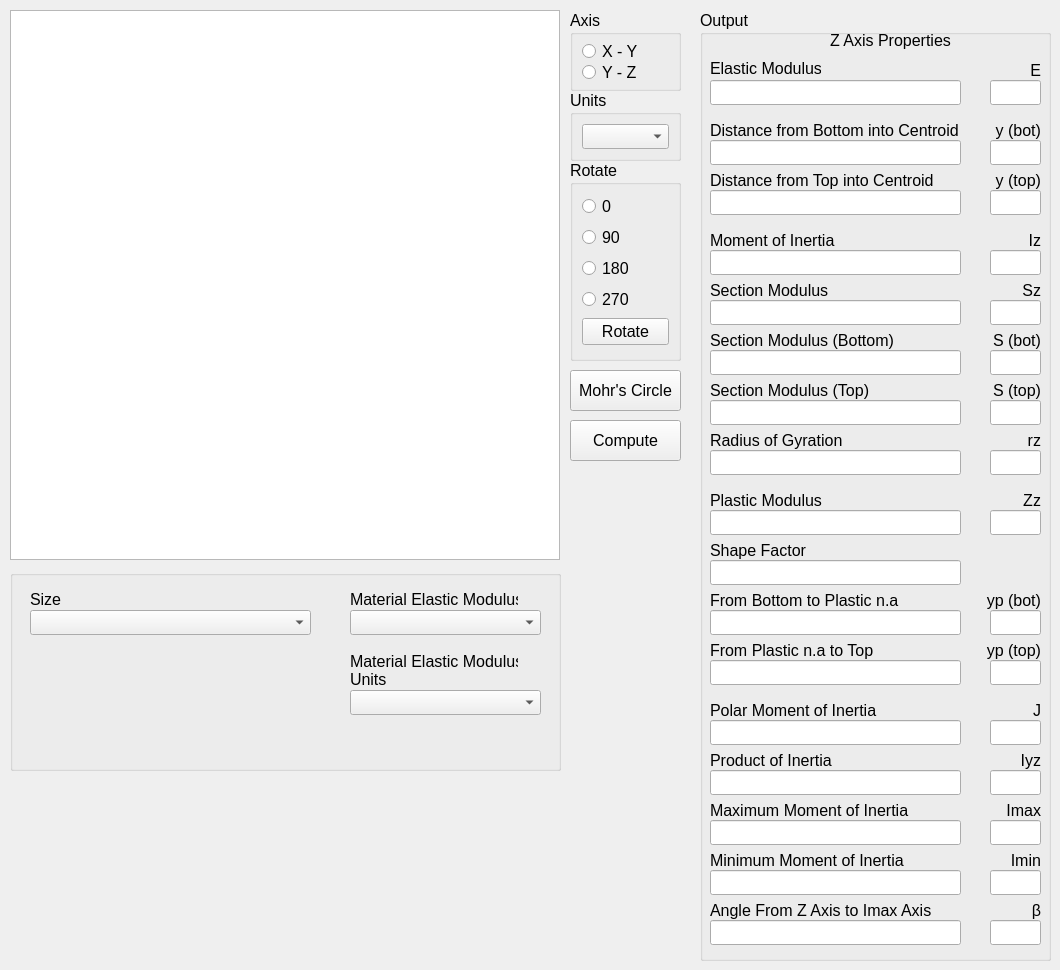
  <widget class="QWidget" name="centralwidget">
   <widget class="QGraphicsView" name="graphicsView">
    <property name="geometry">
     <rect>
      <x>10</x>
      <y>10</y>
      <width>550</width>
      <height>550</height>
     </rect>
    </property>
    <property name="sizePolicy">
     <sizepolicy hsizetype="Fixed" vsizetype="Fixed">
      <horstretch>0</horstretch>
      <verstretch>0</verstretch>
     </sizepolicy>
    </property>
    <property name="font">
     <font>
      <pointsize>12</pointsize>
     </font>
    </property>
   </widget>
   <widget class="QPushButton" name="Mohrs">
    <property name="geometry">
     <rect>
      <x>570</x>
      <y>370</y>
      <width>111</width>
      <height>41</height>
     </rect>
    </property>
    <property name="font">
     <font>
      <pointsize>12</pointsize>
     </font>
    </property>
    <property name="text">
     <string>Mohr's Circle</string>
    </property>
   </widget>
   <widget class="QPushButton" name="computeMOI">
    <property name="geometry">
     <rect>
      <x>570</x>
      <y>420</y>
      <width>111</width>
      <height>41</height>
     </rect>
    </property>
    <property name="font">
     <font>
      <pointsize>12</pointsize>
     </font>
    </property>
    <property name="text">
     <string>Compute</string>
    </property>
   </widget>
   <widget class="QGroupBox" name="groupBox">
    <property name="geometry">
     <rect>
      <x>570</x>
      <y>10</y>
      <width>111</width>
      <height>81</height>
     </rect>
    </property>
    <property name="font">
     <font>
      <pointsize>12</pointsize>
     </font>
    </property>
    <property name="title">
     <string>Axis</string>
    </property>
    <layout class="QVBoxLayout" name="verticalLayout_2">
     <item>
      <widget class="QRadioButton" name="xyaxis_2">
       <property name="font">
        <font>
         <pointsize>12</pointsize>
        </font>
       </property>
       <property name="text">
        <string>X - Y</string>
       </property>
      </widget>
     </item>
     <item>
      <widget class="QRadioButton" name="yzaxis_2">
       <property name="font">
        <font>
         <pointsize>12</pointsize>
        </font>
       </property>
       <property name="text">
        <string>Y - Z </string>
       </property>
      </widget>
     </item>
    </layout>
   </widget>
   <widget class="QGroupBox" name="groupBox_2">
    <property name="geometry">
     <rect>
      <x>570</x>
      <y>90</y>
      <width>111</width>
      <height>71</height>
     </rect>
    </property>
    <property name="font">
     <font>
      <pointsize>12</pointsize>
     </font>
    </property>
    <property name="title">
     <string>Units</string>
    </property>
    <layout class="QVBoxLayout" name="verticalLayout">
     <item>
      <widget class="QComboBox" name="Unitscombobox">
       <property name="font">
        <font>
         <pointsize>12</pointsize>
        </font>
       </property>
      </widget>
     </item>
    </layout>
   </widget>
   <widget class="QGroupBox" name="groupBox_3">
    <property name="geometry">
     <rect>
      <x>570</x>
      <y>160</y>
      <width>111</width>
      <height>201</height>
     </rect>
    </property>
    <property name="font">
     <font>
      <pointsize>12</pointsize>
     </font>
    </property>
    <property name="title">
     <string>Rotate</string>
    </property>
    <layout class="QVBoxLayout" name="verticalLayout_3">
     <item>
      <widget class="QRadioButton" name="rotate0deg">
       <property name="font">
        <font>
         <pointsize>12</pointsize>
        </font>
       </property>
       <property name="text">
        <string>0 </string>
       </property>
      </widget>
     </item>
     <item>
      <widget class="QRadioButton" name="rotate90deg">
       <property name="font">
        <font>
         <pointsize>12</pointsize>
        </font>
       </property>
       <property name="text">
        <string>90</string>
       </property>
      </widget>
     </item>
     <item>
      <widget class="QRadioButton" name="rotate180deg">
       <property name="font">
        <font>
         <pointsize>12</pointsize>
        </font>
       </property>
       <property name="text">
        <string>180</string>
       </property>
      </widget>
     </item>
     <item>
      <widget class="QRadioButton" name="rotate270deg">
       <property name="font">
        <font>
         <pointsize>12</pointsize>
        </font>
       </property>
       <property name="text">
        <string>270</string>
       </property>
      </widget>
     </item>
     <item>
      <widget class="QPushButton" name="rotate">
       <property name="font">
        <font>
         <pointsize>12</pointsize>
        </font>
       </property>
       <property name="text">
        <string>Rotate</string>
       </property>
      </widget>
     </item>
    </layout>
   </widget>
   <widget class="QGroupBox" name="groupBox_5">
    <property name="geometry">
     <rect>
      <x>10</x>
      <y>570</y>
      <width>551</width>
      <height>201</height>
     </rect>
    </property>
    <property name="font">
     <font>
      <pointsize>12</pointsize>
     </font>
    </property>
    <property name="title">
     <string/>
    </property>
    <widget class="QLabel" name="label_7">
     <property name="geometry">
      <rect>
       <x>340</x>
       <y>20</y>
       <width>168</width>
       <height>19</height>
      </rect>
     </property>
     <property name="font">
      <font>
       <pointsize>12</pointsize>
      </font>
     </property>
     <property name="text">
      <string>Material Elastic Modulus</string>
     </property>
    </widget>
    <widget class="QComboBox" name="Matlelasticmodulus_2">
     <property name="geometry">
      <rect>
       <x>340</x>
       <y>40</y>
       <width>191</width>
       <height>25</height>
      </rect>
     </property>
     <property name="font">
      <font>
       <pointsize>12</pointsize>
      </font>
     </property>
    </widget>
    <widget class="QComboBox" name="shapesize">
     <property name="geometry">
      <rect>
       <x>20</x>
       <y>40</y>
       <width>281</width>
       <height>25</height>
      </rect>
     </property>
    </widget>
    <widget class="QLabel" name="label_8">
     <property name="geometry">
      <rect>
       <x>20</x>
       <y>20</y>
       <width>31</width>
       <height>19</height>
      </rect>
     </property>
     <property name="font">
      <font>
       <pointsize>12</pointsize>
      </font>
     </property>
     <property name="text">
      <string>Size </string>
     </property>
    </widget>
    <widget class="QLabel" name="label_9">
     <property name="geometry">
      <rect>
       <x>340</x>
       <y>80</y>
       <width>168</width>
       <height>41</height>
      </rect>
     </property>
     <property name="font">
      <font>
       <pointsize>12</pointsize>
      </font>
     </property>
     <property name="text">
      <string>Material Elastic Modulus
Units</string>
     </property>
    </widget>
    <widget class="QComboBox" name="Matlelasticmodulusunits">
     <property name="geometry">
      <rect>
       <x>340</x>
       <y>120</y>
       <width>191</width>
       <height>25</height>
      </rect>
     </property>
     <property name="font">
      <font>
       <pointsize>12</pointsize>
      </font>
     </property>
    </widget>
   </widget>
   <widget class="QGroupBox" name="groupBox_4">
    <property name="geometry">
     <rect>
      <x>700</x>
      <y>10</y>
      <width>351</width>
      <height>951</height>
     </rect>
    </property>
    <property name="font">
     <font>
      <pointsize>12</pointsize>
     </font>
    </property>
    <property name="title">
     <string>Output</string>
    </property>
    <widget class="QLabel" name="AxisProperties">
     <property name="geometry">
      <rect>
       <x>10</x>
       <y>20</y>
       <width>361</width>
       <height>21</height>
      </rect>
     </property>
     <property name="layoutDirection">
      <enum>Qt::LeftToRight</enum>
     </property>
     <property name="text">
      <string>Z Axis Properties</string>
     </property>
     <property name="alignment">
      <set>Qt::AlignCenter</set>
     </property>
    </widget>
    <widget class="QLabel" name="elasticmoduluslabel">
     <property name="geometry">
      <rect>
       <x>10</x>
       <y>50</y>
       <width>111</width>
       <height>16</height>
      </rect>
     </property>
     <property name="text">
      <string>Elastic Modulus</string>
     </property>
    </widget>
    <widget class="QLineEdit" name="elasticmod">
     <property name="geometry">
      <rect>
       <x>10</x>
       <y>70</y>
       <width>251</width>
       <height>25</height>
      </rect>
     </property>
     <property name="text">
      <string/>
     </property>
     <property name="readOnly">
      <bool>true</bool>
     </property>
    </widget>
    <widget class="QLineEdit" name="elasticmodunits">
     <property name="geometry">
      <rect>
       <x>290</x>
       <y>70</y>
       <width>51</width>
       <height>25</height>
      </rect>
     </property>
    </widget>
    <widget class="QLabel" name="elasticmodvar">
     <property name="geometry">
      <rect>
       <x>290</x>
       <y>50</y>
       <width>51</width>
       <height>21</height>
      </rect>
     </property>
     <property name="text">
      <string>E</string>
     </property>
     <property name="alignment">
      <set>Qt::AlignRight|Qt::AlignTrailing|Qt::AlignVCenter</set>
     </property>
    </widget>
    <widget class="QLineEdit" name="bottomtocentroid">
     <property name="geometry">
      <rect>
       <x>10</x>
       <y>130</y>
       <width>251</width>
       <height>25</height>
      </rect>
     </property>
     <property name="text">
      <string/>
     </property>
     <property name="readOnly">
      <bool>true</bool>
     </property>
    </widget>
    <widget class="QLabel" name="bottomtocentroidlabel">
     <property name="geometry">
      <rect>
       <x>10</x>
       <y>110</y>
       <width>261</width>
       <height>21</height>
      </rect>
     </property>
     <property name="text">
      <string>Distance from Bottom into Centroid </string>
     </property>
     <property name="wordWrap">
      <bool>false</bool>
     </property>
    </widget>
    <widget class="QLabel" name="bottomtocentroidvar">
     <property name="geometry">
      <rect>
       <x>290</x>
       <y>110</y>
       <width>51</width>
       <height>21</height>
      </rect>
     </property>
     <property name="text">
      <string>y (bot)</string>
     </property>
     <property name="alignment">
      <set>Qt::AlignRight|Qt::AlignTrailing|Qt::AlignVCenter</set>
     </property>
    </widget>
    <widget class="QLineEdit" name="toptocentroidunits">
     <property name="geometry">
      <rect>
       <x>290</x>
       <y>180</y>
       <width>51</width>
       <height>25</height>
      </rect>
     </property>
    </widget>
    <widget class="QLineEdit" name="toptocentroid">
     <property name="geometry">
      <rect>
       <x>10</x>
       <y>180</y>
       <width>251</width>
       <height>25</height>
      </rect>
     </property>
     <property name="text">
      <string/>
     </property>
     <property name="readOnly">
      <bool>true</bool>
     </property>
    </widget>
    <widget class="QLabel" name="toptocentroidlabel">
     <property name="geometry">
      <rect>
       <x>10</x>
       <y>160</y>
       <width>231</width>
       <height>21</height>
      </rect>
     </property>
     <property name="text">
      <string>Distance from Top into Centroid </string>
     </property>
     <property name="wordWrap">
      <bool>false</bool>
     </property>
    </widget>
    <widget class="QLabel" name="toptocentroidvar">
     <property name="geometry">
      <rect>
       <x>290</x>
       <y>160</y>
       <width>51</width>
       <height>21</height>
      </rect>
     </property>
     <property name="text">
      <string>y (top)</string>
     </property>
     <property name="alignment">
      <set>Qt::AlignRight|Qt::AlignTrailing|Qt::AlignVCenter</set>
     </property>
    </widget>
    <widget class="QLabel" name="MOIlabel">
     <property name="geometry">
      <rect>
       <x>290</x>
       <y>220</y>
       <width>51</width>
       <height>21</height>
      </rect>
     </property>
     <property name="text">
      <string>Iz</string>
     </property>
     <property name="alignment">
      <set>Qt::AlignRight|Qt::AlignTrailing|Qt::AlignVCenter</set>
     </property>
    </widget>
    <widget class="QLineEdit" name="MOI">
     <property name="geometry">
      <rect>
       <x>10</x>
       <y>240</y>
       <width>251</width>
       <height>25</height>
      </rect>
     </property>
     <property name="text">
      <string/>
     </property>
     <property name="readOnly">
      <bool>true</bool>
     </property>
    </widget>
    <widget class="QLineEdit" name="MOIunits">
     <property name="geometry">
      <rect>
       <x>290</x>
       <y>240</y>
       <width>51</width>
       <height>25</height>
      </rect>
     </property>
    </widget>
    <widget class="QLabel" name="MOIlabel_2">
     <property name="geometry">
      <rect>
       <x>10</x>
       <y>220</y>
       <width>161</width>
       <height>21</height>
      </rect>
     </property>
     <property name="text">
      <string>Moment of Inertia</string>
     </property>
     <property name="wordWrap">
      <bool>false</bool>
     </property>
    </widget>
    <widget class="QLabel" name="sectionmodvar">
     <property name="geometry">
      <rect>
       <x>290</x>
       <y>270</y>
       <width>51</width>
       <height>21</height>
      </rect>
     </property>
     <property name="text">
      <string>Sz</string>
     </property>
     <property name="alignment">
      <set>Qt::AlignRight|Qt::AlignTrailing|Qt::AlignVCenter</set>
     </property>
    </widget>
    <widget class="QLineEdit" name="sectionmodunits">
     <property name="geometry">
      <rect>
       <x>290</x>
       <y>290</y>
       <width>51</width>
       <height>25</height>
      </rect>
     </property>
    </widget>
    <widget class="QLabel" name="sectionmodlabel">
     <property name="geometry">
      <rect>
       <x>10</x>
       <y>270</y>
       <width>161</width>
       <height>21</height>
      </rect>
     </property>
     <property name="text">
      <string>Section Modulus</string>
     </property>
     <property name="wordWrap">
      <bool>false</bool>
     </property>
    </widget>
    <widget class="QLineEdit" name="sectionmod">
     <property name="geometry">
      <rect>
       <x>10</x>
       <y>290</y>
       <width>251</width>
       <height>25</height>
      </rect>
     </property>
     <property name="text">
      <string/>
     </property>
     <property name="readOnly">
      <bool>true</bool>
     </property>
    </widget>
    <widget class="QLineEdit" name="sectionmodbottom">
     <property name="geometry">
      <rect>
       <x>10</x>
       <y>340</y>
       <width>251</width>
       <height>25</height>
      </rect>
     </property>
     <property name="text">
      <string/>
     </property>
     <property name="readOnly">
      <bool>true</bool>
     </property>
    </widget>
    <widget class="QLabel" name="sectionmodbottomvar">
     <property name="geometry">
      <rect>
       <x>290</x>
       <y>320</y>
       <width>51</width>
       <height>21</height>
      </rect>
     </property>
     <property name="text">
      <string>S (bot)</string>
     </property>
     <property name="alignment">
      <set>Qt::AlignRight|Qt::AlignTrailing|Qt::AlignVCenter</set>
     </property>
    </widget>
    <widget class="QLabel" name="sectionmodbottomlabel">
     <property name="geometry">
      <rect>
       <x>10</x>
       <y>320</y>
       <width>191</width>
       <height>21</height>
      </rect>
     </property>
     <property name="text">
      <string>Section Modulus (Bottom)</string>
     </property>
     <property name="wordWrap">
      <bool>false</bool>
     </property>
    </widget>
    <widget class="QLineEdit" name="sectionmodbottomunits">
     <property name="geometry">
      <rect>
       <x>290</x>
       <y>340</y>
       <width>51</width>
       <height>25</height>
      </rect>
     </property>
     <property name="text">
      <string/>
     </property>
    </widget>
    <widget class="QLabel" name="sectionmodtopvar">
     <property name="geometry">
      <rect>
       <x>290</x>
       <y>370</y>
       <width>51</width>
       <height>21</height>
      </rect>
     </property>
     <property name="text">
      <string>S (top)</string>
     </property>
     <property name="alignment">
      <set>Qt::AlignRight|Qt::AlignTrailing|Qt::AlignVCenter</set>
     </property>
    </widget>
    <widget class="QLineEdit" name="sectionmodtop">
     <property name="geometry">
      <rect>
       <x>10</x>
       <y>390</y>
       <width>251</width>
       <height>25</height>
      </rect>
     </property>
     <property name="text">
      <string/>
     </property>
     <property name="readOnly">
      <bool>true</bool>
     </property>
    </widget>
    <widget class="QLabel" name="sectionmodtoplabel">
     <property name="geometry">
      <rect>
       <x>10</x>
       <y>370</y>
       <width>161</width>
       <height>21</height>
      </rect>
     </property>
     <property name="text">
      <string>Section Modulus (Top)</string>
     </property>
     <property name="wordWrap">
      <bool>false</bool>
     </property>
    </widget>
    <widget class="QLineEdit" name="sectionmodtopunits">
     <property name="geometry">
      <rect>
       <x>290</x>
       <y>390</y>
       <width>51</width>
       <height>25</height>
      </rect>
     </property>
     <property name="text">
      <string/>
     </property>
    </widget>
    <widget class="QLineEdit" name="radofgyration">
     <property name="geometry">
      <rect>
       <x>10</x>
       <y>440</y>
       <width>251</width>
       <height>25</height>
      </rect>
     </property>
     <property name="text">
      <string/>
     </property>
     <property name="readOnly">
      <bool>true</bool>
     </property>
    </widget>
    <widget class="QLabel" name="radofgyrationlabel">
     <property name="geometry">
      <rect>
       <x>10</x>
       <y>420</y>
       <width>161</width>
       <height>21</height>
      </rect>
     </property>
     <property name="text">
      <string>Radius of Gyration</string>
     </property>
     <property name="wordWrap">
      <bool>false</bool>
     </property>
    </widget>
    <widget class="QLabel" name="radofgyrationvar">
     <property name="geometry">
      <rect>
       <x>290</x>
       <y>420</y>
       <width>51</width>
       <height>21</height>
      </rect>
     </property>
     <property name="text">
      <string>rz</string>
     </property>
     <property name="alignment">
      <set>Qt::AlignRight|Qt::AlignTrailing|Qt::AlignVCenter</set>
     </property>
    </widget>
    <widget class="QLineEdit" name="radofgyrationunits">
     <property name="geometry">
      <rect>
       <x>290</x>
       <y>440</y>
       <width>51</width>
       <height>25</height>
      </rect>
     </property>
     <property name="text">
      <string/>
     </property>
    </widget>
    <widget class="QLineEdit" name="plasticmod">
     <property name="geometry">
      <rect>
       <x>10</x>
       <y>500</y>
       <width>251</width>
       <height>25</height>
      </rect>
     </property>
     <property name="text">
      <string/>
     </property>
     <property name="readOnly">
      <bool>true</bool>
     </property>
    </widget>
    <widget class="QLabel" name="plasticmodvar">
     <property name="geometry">
      <rect>
       <x>290</x>
       <y>480</y>
       <width>51</width>
       <height>21</height>
      </rect>
     </property>
     <property name="text">
      <string>Zz</string>
     </property>
     <property name="alignment">
      <set>Qt::AlignRight|Qt::AlignTrailing|Qt::AlignVCenter</set>
     </property>
    </widget>
    <widget class="QLabel" name="plasticmodlabel">
     <property name="geometry">
      <rect>
       <x>10</x>
       <y>480</y>
       <width>161</width>
       <height>21</height>
      </rect>
     </property>
     <property name="text">
      <string>Plastic Modulus</string>
     </property>
     <property name="wordWrap">
      <bool>false</bool>
     </property>
    </widget>
    <widget class="QLineEdit" name="plasticmodunits">
     <property name="geometry">
      <rect>
       <x>290</x>
       <y>500</y>
       <width>51</width>
       <height>25</height>
      </rect>
     </property>
     <property name="text">
      <string/>
     </property>
    </widget>
    <widget class="QLineEdit" name="bottomtoplastic">
     <property name="geometry">
      <rect>
       <x>10</x>
       <y>600</y>
       <width>251</width>
       <height>25</height>
      </rect>
     </property>
     <property name="text">
      <string/>
     </property>
     <property name="readOnly">
      <bool>true</bool>
     </property>
    </widget>
    <widget class="QLabel" name="plasticlabel">
     <property name="geometry">
      <rect>
       <x>10</x>
       <y>580</y>
       <width>201</width>
       <height>21</height>
      </rect>
     </property>
     <property name="text">
      <string>From Bottom to Plastic n.a</string>
     </property>
     <property name="wordWrap">
      <bool>false</bool>
     </property>
    </widget>
    <widget class="QLabel" name="plastictotoplabel">
     <property name="geometry">
      <rect>
       <x>10</x>
       <y>630</y>
       <width>171</width>
       <height>21</height>
      </rect>
     </property>
     <property name="text">
      <string>From Plastic n.a to Top</string>
     </property>
     <property name="wordWrap">
      <bool>false</bool>
     </property>
    </widget>
    <widget class="QLineEdit" name="plastictotopunits">
     <property name="geometry">
      <rect>
       <x>290</x>
       <y>650</y>
       <width>51</width>
       <height>25</height>
      </rect>
     </property>
     <property name="text">
      <string/>
     </property>
    </widget>
    <widget class="QLineEdit" name="plastictotop">
     <property name="geometry">
      <rect>
       <x>10</x>
       <y>650</y>
       <width>251</width>
       <height>25</height>
      </rect>
     </property>
     <property name="text">
      <string/>
     </property>
     <property name="readOnly">
      <bool>true</bool>
     </property>
    </widget>
    <widget class="QLabel" name="plastictotopvar">
     <property name="geometry">
      <rect>
       <x>280</x>
       <y>630</y>
       <width>61</width>
       <height>21</height>
      </rect>
     </property>
     <property name="text">
      <string>yp (top)</string>
     </property>
     <property name="alignment">
      <set>Qt::AlignRight|Qt::AlignTrailing|Qt::AlignVCenter</set>
     </property>
    </widget>
    <widget class="QLineEdit" name="bottomtocentroidunits">
     <property name="geometry">
      <rect>
       <x>290</x>
       <y>130</y>
       <width>51</width>
       <height>25</height>
      </rect>
     </property>
    </widget>
    <widget class="QLineEdit" name="shapefactor">
     <property name="geometry">
      <rect>
       <x>10</x>
       <y>550</y>
       <width>251</width>
       <height>25</height>
      </rect>
     </property>
     <property name="text">
      <string/>
     </property>
     <property name="readOnly">
      <bool>true</bool>
     </property>
    </widget>
    <widget class="QLabel" name="shapefactorlabel">
     <property name="geometry">
      <rect>
       <x>10</x>
       <y>530</y>
       <width>161</width>
       <height>21</height>
      </rect>
     </property>
     <property name="text">
      <string>Shape Factor</string>
     </property>
     <property name="wordWrap">
      <bool>false</bool>
     </property>
    </widget>
    <widget class="QLineEdit" name="plastictobottomunits">
     <property name="geometry">
      <rect>
       <x>290</x>
       <y>600</y>
       <width>51</width>
       <height>25</height>
      </rect>
     </property>
     <property name="text">
      <string/>
     </property>
    </widget>
    <widget class="QLabel" name="plasticbottomvariable">
     <property name="geometry">
      <rect>
       <x>280</x>
       <y>580</y>
       <width>61</width>
       <height>21</height>
      </rect>
     </property>
     <property name="text">
      <string>yp (bot)</string>
     </property>
     <property name="alignment">
      <set>Qt::AlignRight|Qt::AlignTrailing|Qt::AlignVCenter</set>
     </property>
    </widget>
    <widget class="QLabel" name="polarMOIlabel">
     <property name="geometry">
      <rect>
       <x>10</x>
       <y>690</y>
       <width>171</width>
       <height>21</height>
      </rect>
     </property>
     <property name="text">
      <string>Polar Moment of Inertia</string>
     </property>
     <property name="wordWrap">
      <bool>false</bool>
     </property>
    </widget>
    <widget class="QLabel" name="polarMOIvar">
     <property name="geometry">
      <rect>
       <x>280</x>
       <y>690</y>
       <width>61</width>
       <height>21</height>
      </rect>
     </property>
     <property name="text">
      <string>J</string>
     </property>
     <property name="alignment">
      <set>Qt::AlignRight|Qt::AlignTrailing|Qt::AlignVCenter</set>
     </property>
    </widget>
    <widget class="QLineEdit" name="polarMOIunits">
     <property name="geometry">
      <rect>
       <x>290</x>
       <y>710</y>
       <width>51</width>
       <height>25</height>
      </rect>
     </property>
     <property name="text">
      <string/>
     </property>
    </widget>
    <widget class="QLineEdit" name="polarMOI">
     <property name="geometry">
      <rect>
       <x>10</x>
       <y>710</y>
       <width>251</width>
       <height>25</height>
      </rect>
     </property>
     <property name="text">
      <string/>
     </property>
     <property name="readOnly">
      <bool>true</bool>
     </property>
    </widget>
    <widget class="QLineEdit" name="productofinertia">
     <property name="geometry">
      <rect>
       <x>10</x>
       <y>760</y>
       <width>251</width>
       <height>25</height>
      </rect>
     </property>
     <property name="text">
      <string/>
     </property>
     <property name="readOnly">
      <bool>true</bool>
     </property>
    </widget>
    <widget class="QLabel" name="productofinertialabel">
     <property name="geometry">
      <rect>
       <x>10</x>
       <y>740</y>
       <width>171</width>
       <height>21</height>
      </rect>
     </property>
     <property name="text">
      <string>Product of Inertia</string>
     </property>
     <property name="wordWrap">
      <bool>false</bool>
     </property>
    </widget>
    <widget class="QLineEdit" name="productofinertiaunits">
     <property name="geometry">
      <rect>
       <x>290</x>
       <y>760</y>
       <width>51</width>
       <height>25</height>
      </rect>
     </property>
     <property name="text">
      <string/>
     </property>
    </widget>
    <widget class="QLabel" name="productofinertiavar">
     <property name="geometry">
      <rect>
       <x>280</x>
       <y>740</y>
       <width>61</width>
       <height>21</height>
      </rect>
     </property>
     <property name="text">
      <string>Iyz</string>
     </property>
     <property name="alignment">
      <set>Qt::AlignRight|Qt::AlignTrailing|Qt::AlignVCenter</set>
     </property>
    </widget>
    <widget class="QLabel" name="maxMOIlabel">
     <property name="geometry">
      <rect>
       <x>10</x>
       <y>790</y>
       <width>211</width>
       <height>21</height>
      </rect>
     </property>
     <property name="text">
      <string>Maximum Moment of Inertia</string>
     </property>
     <property name="wordWrap">
      <bool>false</bool>
     </property>
    </widget>
    <widget class="QLabel" name="maxMOIvar">
     <property name="geometry">
      <rect>
       <x>280</x>
       <y>790</y>
       <width>61</width>
       <height>21</height>
      </rect>
     </property>
     <property name="text">
      <string>Imax</string>
     </property>
     <property name="alignment">
      <set>Qt::AlignRight|Qt::AlignTrailing|Qt::AlignVCenter</set>
     </property>
    </widget>
    <widget class="QLineEdit" name="maxMOIunits">
     <property name="geometry">
      <rect>
       <x>290</x>
       <y>810</y>
       <width>51</width>
       <height>25</height>
      </rect>
     </property>
     <property name="text">
      <string/>
     </property>
    </widget>
    <widget class="QLineEdit" name="maxMOI">
     <property name="geometry">
      <rect>
       <x>10</x>
       <y>810</y>
       <width>251</width>
       <height>25</height>
      </rect>
     </property>
     <property name="text">
      <string/>
     </property>
     <property name="readOnly">
      <bool>true</bool>
     </property>
    </widget>
    <widget class="QLineEdit" name="minMOI">
     <property name="geometry">
      <rect>
       <x>10</x>
       <y>860</y>
       <width>251</width>
       <height>25</height>
      </rect>
     </property>
     <property name="text">
      <string/>
     </property>
     <property name="readOnly">
      <bool>true</bool>
     </property>
    </widget>
    <widget class="QLabel" name="minMOIvar">
     <property name="geometry">
      <rect>
       <x>280</x>
       <y>840</y>
       <width>61</width>
       <height>21</height>
      </rect>
     </property>
     <property name="text">
      <string>Imin</string>
     </property>
     <property name="alignment">
      <set>Qt::AlignRight|Qt::AlignTrailing|Qt::AlignVCenter</set>
     </property>
    </widget>
    <widget class="QLabel" name="minMOIlabel">
     <property name="geometry">
      <rect>
       <x>10</x>
       <y>840</y>
       <width>201</width>
       <height>21</height>
      </rect>
     </property>
     <property name="text">
      <string>Minimum Moment of Inertia</string>
     </property>
     <property name="wordWrap">
      <bool>false</bool>
     </property>
    </widget>
    <widget class="QLineEdit" name="minMOIunits">
     <property name="geometry">
      <rect>
       <x>290</x>
       <y>860</y>
       <width>51</width>
       <height>25</height>
      </rect>
     </property>
     <property name="text">
      <string/>
     </property>
    </widget>
    <widget class="QLineEdit" name="axisangle">
     <property name="geometry">
      <rect>
       <x>10</x>
       <y>910</y>
       <width>251</width>
       <height>25</height>
      </rect>
     </property>
     <property name="text">
      <string/>
     </property>
     <property name="readOnly">
      <bool>true</bool>
     </property>
    </widget>
    <widget class="QLineEdit" name="axisangleunits">
     <property name="geometry">
      <rect>
       <x>290</x>
       <y>910</y>
       <width>51</width>
       <height>25</height>
      </rect>
     </property>
     <property name="text">
      <string/>
     </property>
    </widget>
    <widget class="QLabel" name="axisanglevar">
     <property name="geometry">
      <rect>
       <x>280</x>
       <y>890</y>
       <width>61</width>
       <height>21</height>
      </rect>
     </property>
     <property name="text">
      <string>	β</string>
     </property>
     <property name="alignment">
      <set>Qt::AlignRight|Qt::AlignTrailing|Qt::AlignVCenter</set>
     </property>
    </widget>
    <widget class="QLabel" name="axisanglelabel">
     <property name="geometry">
      <rect>
       <x>10</x>
       <y>890</y>
       <width>241</width>
       <height>21</height>
      </rect>
     </property>
     <property name="text">
      <string>Angle From Z Axis to Imax Axis</string>
     </property>
     <property name="wordWrap">
      <bool>false</bool>
     </property>
    </widget>
   </widget>
  </widget>
